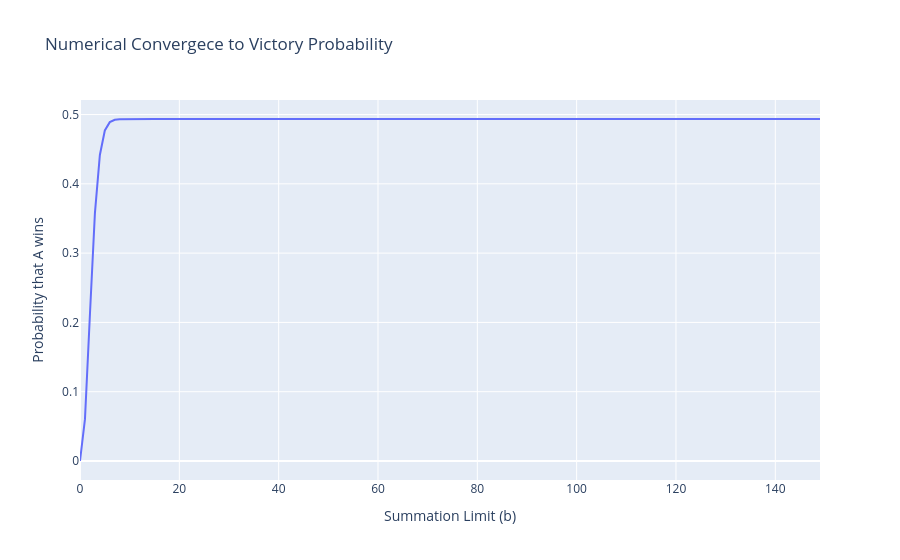

Notebook code cell kept with this figure:
### Markdown cell above
### Problem 1
#### a) Find the probability that team A wins with $\lambda_A=2$ and $\lambda_B = 1.5$

### Code cell
import numpy as np
import math
from functions import plot_2d,poisson

lA = 2
lB = 1.5

s = 0
b = 13  # upper limit of A scores - test convergence

for i in range(b+1):      # i = (1,b)
    for j in range(i):  # j = (0,i-1)
        s += poisson(lA,i)*poisson(lB,j)

print(f'P(XA > XB) = {s}')

# Convergence Study
b = []
p = []
for k in range(150):
    b.append(k)

    s = 0
    for i in range(k+1):      # i = (1,b)
        for j in range(i):  # j = (0,i-1)
            s += poisson(lA,i)*poisson(lB,j)
    p.append(s)


    
plot_2d(p,x=b,xlabel = 'Summation Limit (b)',ylabel = 'Probability that A wins',title='Numerical Convergece to Victory Probability')

### Figure 1 — Plotly figure (JSON) as saved in the notebook; plotly's stock layout.template omitted (floating-point values rounded to 4 significant figures; data arrays with more than 128 entries replaced by an {"elided": "..."} marker saying what was removed)
{"data": [{"mode": "lines", "type": "scatter", "x": {"elided": "150 int values"}, "y": {"elided": "150 float values"}}], "layout": {"title": {"text": "Numerical Convergece to Victory Probability"}, "xaxis": {"title": {"text": "Summation Limit (b)"}}, "yaxis": {"title": {"text": "Probability that A wins"}}}}
